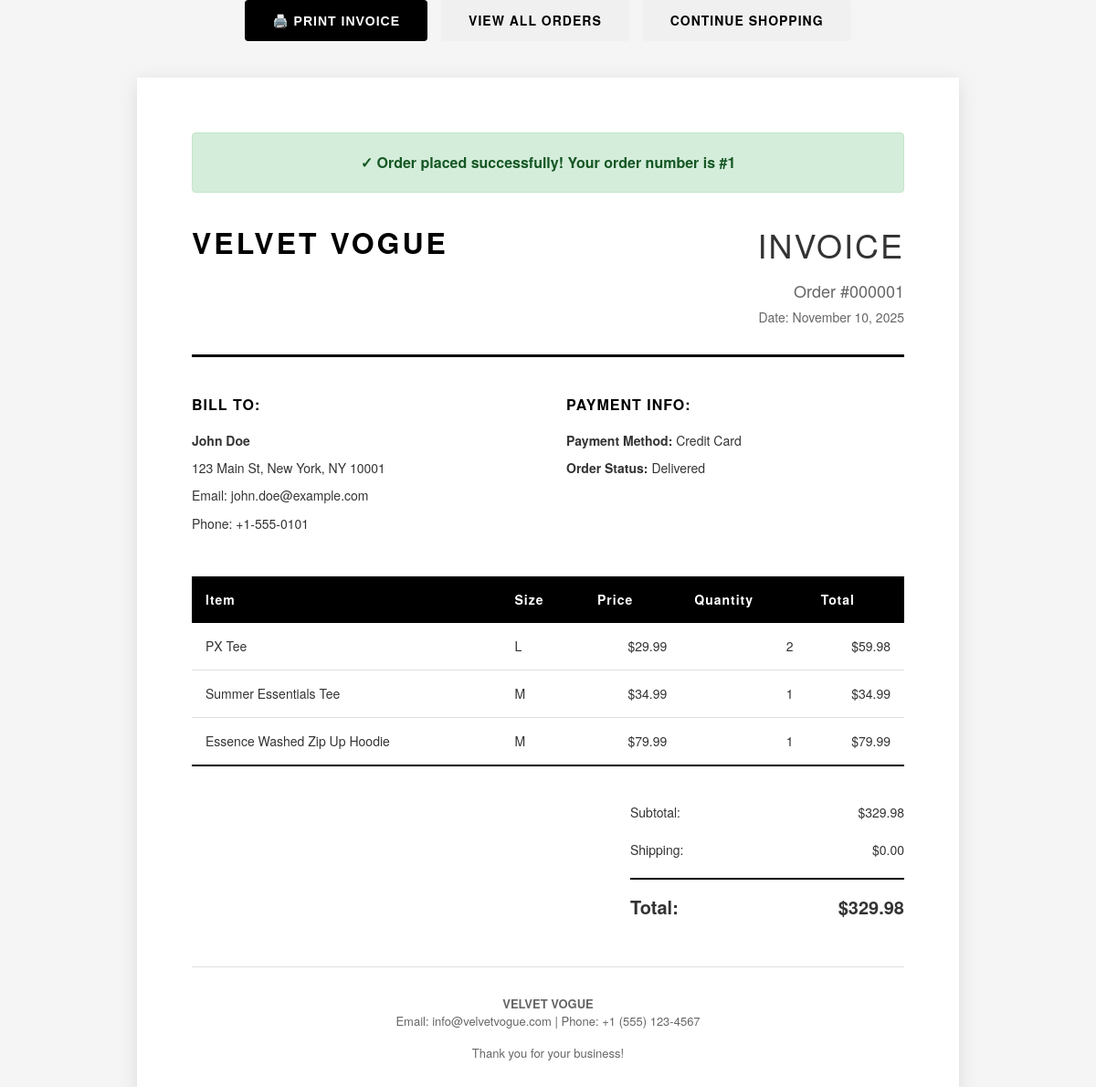
Page /invoice.php?order_id=1 on the committed database.
### tables this page shows
CREATE TABLE `orders` (
  `id` INT AUTO_INCREMENT PRIMARY KEY,
  `customer_name` VARCHAR(255) NOT NULL,
  `customer_email` VARCHAR(255) NOT NULL,
  `customer_phone` VARCHAR(50) NOT NULL,
  `shipping_address` TEXT NOT NULL,
  `payment_method` VARCHAR(50) NOT NULL,
  `total_amount` DECIMAL(10, 2) NOT NULL,
  `order_date` DATETIME NOT NULL,
  `status` VARCHAR(50) DEFAULT 'pending',
  `created_at` TIMESTAMP DEFAULT CURRENT_TIMESTAMP,
  INDEX `idx_customer_email` (`customer_email`),
  INDEX `idx_order_date` (`order_date`),
  INDEX `idx_status` (`status`)
);

CREATE TABLE `order_items` (
  `id` INT AUTO_INCREMENT PRIMARY KEY,
  `order_id` INT NOT NULL,
  `product_id` INT NOT NULL,
  `product_name` VARCHAR(255) NOT NULL,
  `size` VARCHAR(50),
  `quantity` INT NOT NULL,
  `price` DECIMAL(10, 2) NOT NULL,
  `created_at` TIMESTAMP DEFAULT CURRENT_TIMESTAMP,
  FOREIGN KEY (`order_id`) REFERENCES `orders`(`id`) ON DELETE CASCADE,
  INDEX `idx_order_id` (`order_id`),
  INDEX `idx_product_id` (`product_id`)
);

### invoice.php (the view, shortened to what this page needs)
<?php
include 'includes/db_connect.php';
$order_id = isset($_GET['order_id']) ? (int)$_GET['order_id'] : 0;
$stmt = $conn->prepare("SELECT * FROM orders WHERE id = ?");
$stmt->bind_param("i", $order_id);
$stmt->execute();
$result = $stmt->get_result();
$order = $result->fetch_assoc();
$stmt = $conn->prepare("SELECT * FROM order_items WHERE order_id = ?");
$stmt->bind_param("i", $order_id);
$stmt->execute();
$result = $stmt->get_result();
$order_items = $result->fetch_all(MYSQLI_ASSOC);
?>
<!DOCTYPE html>
<html lang="en">
<head>
    <link rel="stylesheet" href="assets/css/style.css">
</head>
<body>
    <div class="invoice-actions">
        <button onclick="window.print()" class="btn btn-print">🖨️ Print Invoice</button>
        <a href="orders.php" class="btn btn-continue">View All Orders</a>
        <a href="index.php" class="btn btn-continue">Continue Shopping</a>
    </div>
    <div class="invoice-container">
        <div class="success-message">
            ✓ Order placed successfully! Your order number is #<?php echo $order_id; ?>
        </div>
        <div class="invoice-header">
            <div class="invoice-logo">VELVET VOGUE</div>
            <div class="invoice-info">
                <h1>INVOICE</h1>
                <div class="invoice-number">Order #<?php echo str_pad($order_id, 6, '0', STR_PAD_LEFT); ?></div>
                <div class="invoice-date">Date: <?php echo date('F d, Y', strtotime($order['order_date'])); ?></div>
            </div>
        </div>
        <div class="invoice-details">
            <div class="detail-section">
                <h3>BILL TO:</h3>
                <p><strong><?php echo htmlspecialchars($order['customer_name']); ?></strong></p>
                <p><?php echo nl2br(htmlspecialchars($order['shipping_address'])); ?></p>
                <p>Email: <?php echo htmlspecialchars($order['customer_email']); ?></p>
                <p>Phone: <?php echo htmlspecialchars($order['customer_phone']); ?></p>
            </div>
            <div class="detail-section">
                <h3>PAYMENT INFO:</h3>
                <p><strong>Payment Method:</strong> <?php echo ucwords(str_replace('_', ' ', $order['payment_method'])); ?></p>
                <p><strong>Order Status:</strong> <?php echo ucfirst($order['status']); ?></p>
            </div>
        </div>
        <table class="invoice-table">
            <thead>
                <tr>
                    <th>Item</th>
                    <th>Size</th>
                    <th class="text-right">Price</th>
                    <th class="text-right">Quantity</th>
                    <th class="text-right">Total</th>
                </tr>
            </thead>
            <tbody>
                <?php foreach ($order_items as $item): ?>
                <tr>
                    <td><?php echo htmlspecialchars($item['product_name']); ?></td>
                    <td><?php echo htmlspecialchars($item['size']); ?></td>
                    <td class="text-right">$<?php echo number_format($item['price'], 2); ?></td>
                    <td class="text-right"><?php echo $item['quantity']; ?></td>
                    <td class="text-right">$<?php echo number_format($item['price'] * $item['quantity'], 2); ?></td>
                </tr>
                <?php endforeach; ?>
            </tbody>
        </table>
        <div class="invoice-summary">
            <div class="summary-table">
                <div class="summary-row">
                    <span>Subtotal:</span>
                    <span>$<?php echo number_format($order['total_amount'], 2); ?></span>
                </div>
                <div class="summary-row">
                    <span>Shipping:</span>
                    <span>$0.00</span>
                </div>
                <div class="summary-row total">
                    <span>Total:</span>
                    <span>$<?php echo number_format($order['total_amount'], 2); ?></span>
                </div>
            </div>
        </div>
        <div class="invoice-footer">
            <p><strong>VELVET VOGUE</strong></p>
            <p>Email: info@velvetvogue.com | Phone: +1 (555) 123-4567</p>
            <p style="margin-top: 15px;">Thank you for your business!</p>
        </div>
    </div>
</body>
</html>

### assets/css/style.css (style rules this page uses)
* { margin: 0; padding: 0; box-sizing: border-box; }
:root { --black: #000000; --white: #FFFFFF; --gold: #D4AF37; --beige: #F5F5DC; --light-gray: #F8F8F8; --dark-gray: #333333; --border-color: #E0E0E0; --spacing-xs: 8px; --spacing-sm: 16px; --spacing-md: 24px; --spacing-lg: 32px; --spacing-xl: 48px; --spacing-xxl: 64px; }
body { font-family: 'Helvetica Neue', Arial, sans-serif; line-height: 1.5; color: var(--dark-gray); background-color: var(--white); }
.btn { display: inline-block; padding: 14px 40px; text-decoration: none; font-size: 13px; font-weight: 600; letter-spacing: 2px; transition: all 0.3s ease; cursor: pointer; border: none; text-transform: uppercase; }

### invoice.php (style rules this page uses)
body { background-color: #f5f5f5; }
.invoice-container { max-width: 900px; margin: 40px auto; background: white; padding: 60px; box-shadow: 0 4px 20px rgba(0,0,0,0.1); }
.invoice-header { display: flex; justify-content: space-between; align-items: start; margin-bottom: 40px; padding-bottom: 30px; border-bottom: 3px solid #000; }
.invoice-logo { font-size: 32px; font-weight: 700; letter-spacing: 3px; color: #000; }
.invoice-info { text-align: right; }
.invoice-info h1 { font-size: 36px; font-weight: 300; letter-spacing: 2px; margin-bottom: 10px; }
.invoice-number { font-size: 18px; color: #666; margin-bottom: 5px; }
.invoice-date { font-size: 14px; color: #666; }
.invoice-details { display: grid; grid-template-columns: 1fr 1fr; gap: 40px; margin-bottom: 40px; }
.detail-section h3 { font-size: 16px; font-weight: 700; letter-spacing: 1px; margin-bottom: 15px; color: #000; }
.detail-section p { font-size: 14px; line-height: 1.8; color: #333; margin: 5px 0; }
.invoice-table { width: 100%; border-collapse: collapse; margin-bottom: 30px; }
.invoice-table thead { background-color: #000; color: white; }
.invoice-table th { padding: 15px; text-align: left; font-weight: 600; font-size: 14px; letter-spacing: 1px; }
.invoice-table td { padding: 15px; border-bottom: 1px solid #e0e0e0; font-size: 14px; }
.invoice-table tbody tr:last-child td { border-bottom: 2px solid #000; }
.text-right { text-align: right; }
.invoice-summary { display: flex; justify-content: flex-end; margin-bottom: 40px; }
.summary-table { width: 300px; }
.summary-row { display: flex; justify-content: space-between; padding: 10px 0; font-size: 14px; }
.summary-row.total { border-top: 2px solid #000; margin-top: 10px; padding-top: 15px; font-size: 20px; font-weight: 700; }
.invoice-footer { text-align: center; padding-top: 30px; border-top: 1px solid #e0e0e0; color: #666; font-size: 13px; }
.invoice-actions { display: flex; gap: 15px; justify-content: center; margin-bottom: 30px; }
.btn { padding: 12px 30px; border: none; border-radius: 4px; cursor: pointer; font-size: 14px; font-weight: 600; letter-spacing: 1px; text-decoration: none; display: inline-block; transition: all 0.3s ease; }
.btn-print { background-color: #000; color: white; }
.btn-continue { background-color: #f0f0f0; color: #000; }
.success-message { background-color: #d4edda; color: #155724; padding: 20px; border-radius: 4px; margin-bottom: 30px; text-align: center; font-weight: 600; border: 1px solid #c3e6cb; }

### rows in the picture
orders: order_date "November 10, 2025", customer_name "John Doe", shipping_address "123 Main St, New York, NY 10001", customer_email "john.doe@example.com", customer_phone "+1-555-0101", payment_method "Credit Card", status "Delivered", total_amount "329.98"
order_items: product_name "PX Tee", size "L", price "29.99", quantity "2", $item['price'] * $item['quantity'] "59.98"
order_items: product_name "Summer Essentials Tee", size "M", price "34.99", quantity "1", $item['price']*$item['quantity'] "34.99"
order_items: product_name "Essence Washed Zip Up Hoodie", size "M", price "79.99", quantity "1", $item['price']*$item['quantity'] "79.99"

### other values in the picture
$order_id "1"
str_pad($order_id, 6, '0', STR_PAD_LEFT) "000001"
